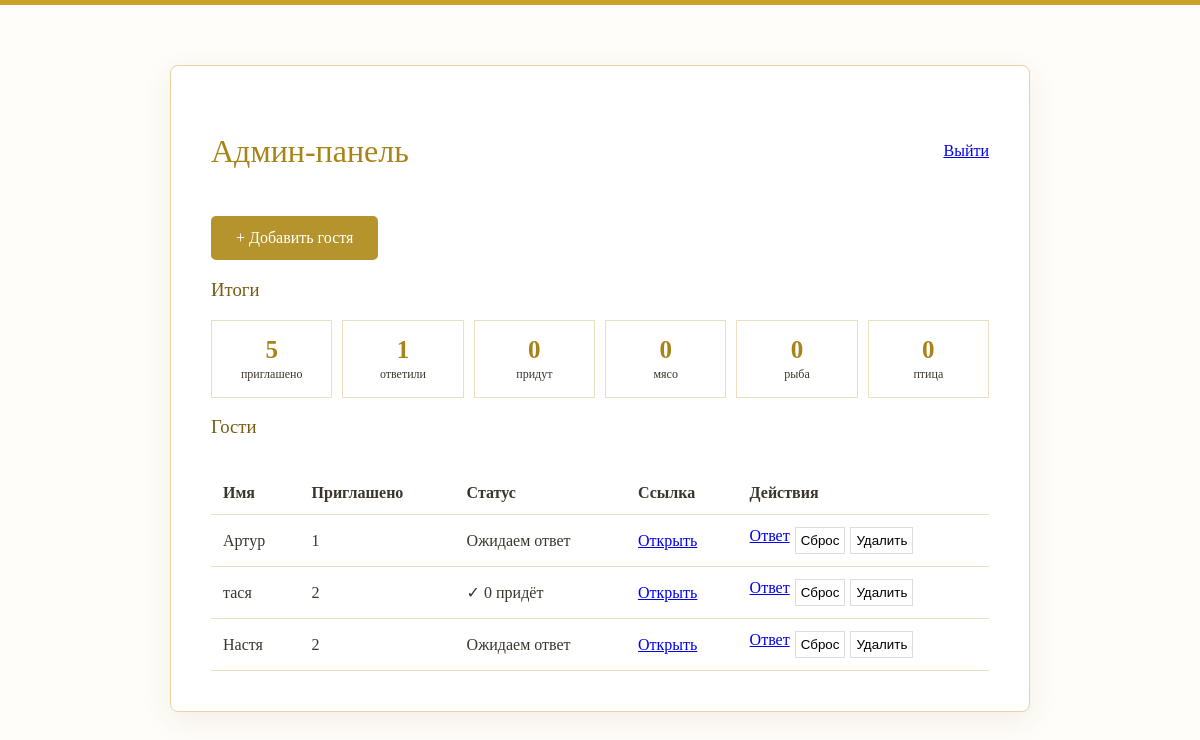
/admin (signed in), run on the app's committed database.
### tables this page shows
CREATE TABLE guests (
        id INTEGER PRIMARY KEY AUTOINCREMENT,
        name TEXT NOT NULL,
        token TEXT NOT NULL UNIQUE,
        invited_count INTEGER NOT NULL DEFAULT 1,
        attending_count INTEGER,
        submitted INTEGER NOT NULL DEFAULT 0,
        created_at TIMESTAMP DEFAULT CURRENT_TIMESTAMP
    );

### app.py (the view)
@app.route("/admin")
def admin():
    r = admin_required()
    if r: return r
    conn = get_db()
    guests = conn.execute("SELECT * FROM guests ORDER BY id DESC").fetchall()
    totals = {
        "invited": conn.execute("SELECT COALESCE(SUM(invited_count),0) FROM guests").fetchone()[0],
        "responded": conn.execute("SELECT COUNT(*) FROM guests WHERE submitted=1").fetchone()[0],
        "attending": conn.execute("SELECT COALESCE(SUM(attending_count),0) FROM guests").fetchone()[0],
        "meat": conn.execute("SELECT COUNT(*) FROM menu_choices WHERE menu='meat'").fetchone()[0],
        "fish": conn.execute("SELECT COUNT(*) FROM menu_choices WHERE menu='fish'").fetchone()[0],
        "poultry": conn.execute("SELECT COUNT(*) FROM menu_choices WHERE menu='poultry'").fetchone()[0],
    }
    conn.close()
    return render_template("admin.html", guests=guests, totals=totals)

### app.py (called while the page is built)
def get_db():
    conn = sqlite3.connect(DB_PATH)
    conn.row_factory = sqlite3.Row
    return conn

def admin_required():
    if not session.get("admin"):
        return redirect(url_for("admin_login"))
    return None

@app.context_processor
def inject_config():
    return {"couple": "Алексей & Анастасия", "wedding_date": "25 сентября 2026"}

### templates/admin.html
{% extends "base.html" %}
{% block content %}
<section class="card">
<div class="admin-head"><h2>Админ-панель</h2><a href="{{ url_for('admin_logout') }}">Выйти</a></div>
<a class="button" href="{{ url_for('add_guest') }}">+ Добавить гостя</a>
<h3>Итоги</h3>
<div class="stats">
<div><b>{{ totals.invited }}</b><span>приглашено</span></div>
<div><b>{{ totals.responded }}</b><span>ответили</span></div>
<div><b>{{ totals.attending }}</b><span>придут</span></div>
<div><b>{{ totals.meat }}</b><span>мясо</span></div>
<div><b>{{ totals.fish }}</b><span>рыба</span></div>
<div><b>{{ totals.poultry }}</b><span>птица</span></div>
</div>
<h3>Гости</h3>
<div class="table-wrap">
<table>
<tr><th>Имя</th><th>Приглашено</th><th>Статус</th><th>Ссылка</th><th>Действия</th></tr>
{% for g in guests %}
<tr>
<td>{{ g.name }}</td>
<td>{{ g.invited_count }}</td>
<td>{% if g.submitted %}✓ {{ g.attending_count }} придёт{% else %}Ожидаем ответ{% endif %}</td>
<td><a href="{{ url_for('invite', token=g.token) }}" target="_blank">Открыть</a></td>
<td class="actions">
<a href="{{ url_for('review_guest', guest_id=g.id) }}">Ответ</a>
<form method="post" action="{{ url_for('reset_guest', guest_id=g.id) }}"><button>Сброс</button></form>
<form method="post" action="{{ url_for('delete_guest', guest_id=g.id) }}" onsubmit="return confirm('Удалить гостя?')"><button>Удалить</button></form>
</td>
</tr>
{% endfor %}
</table>
</div>
</section>
{% endblock %}

### templates/base.html (shortened to what this page needs)
<!doctype html>
<html lang="ru">
<head>
<link rel="stylesheet" href="{{ url_for('static', filename='style.css') }}">
</head>
<body>
<div class="gold-line"></div>
<main>{% block content %}{% endblock %}</main>
</body>
</html>

### static/style.css (style rules this page uses)
* { box-sizing:border-box }
body { margin:0;background:#fffdf9;color:#3b352d;font-family:Georgia,"Times New Roman",serif }
.gold-line { height:5px;background:#c9a227 }
main { max-width:900px;margin:40px auto;padding:20px }
.card { background:white;border:1px solid #e6d5a3;box-shadow:0 8px 30px rgba(90,70,30,.08);padding:40px;border-radius:8px }
h2 { color:#a78318;font-weight:normal;font-size:32px }
h3 { color:#765b12;font-weight:normal }
form { display:flex;flex-direction:column;gap:10px }
.button { display:inline-block;margin-top:20px;padding:13px 25px;background:#b6942d;color:white;text-decoration:none;border:0;border-radius:5px;cursor:pointer;font:inherit }
.stats { display:grid;grid-template-columns:repeat(6,1fr);gap:10px }
.stats div { border:1px solid #eadfbf;padding:15px;text-align:center }
.stats b { display:block;font-size:25px;color:#a78318 }
.stats span { font-size:12px }
table { width:100%;border-collapse:collapse;margin-top:15px }
th,td { border-bottom:1px solid #eadfbf;padding:12px;text-align:left }
.admin-head { display:flex;justify-content:space-between;align-items:center }
.actions { display:flex;gap:5px;flex-wrap:wrap }
.actions form { display:inline }
.actions button { border:1px solid #ddd;background:white;padding:5px;cursor:pointer }
.table-wrap { overflow-x:auto }
html { overflow-x:hidden;-webkit-text-size-adjust:100% }
body { overflow-x:hidden;min-width:320px }
button,.button,input { touch-action:manipulation }

### data on the page
guests: name "Артур", invited_count "1", submitted "Ожидаем ответ"
guests: name "тася", invited_count "2", attending_count "0"
guests: name "Настя", invited_count "2", submitted "Ожидаем ответ"

### other printed values
{{ totals.invited }} "5"
{{ totals.responded }} "1"
{{ totals.attending }} "0"
{{ totals.meat }} "0"
{{ totals.fish }} "0"
{{ totals.poultry }} "0"
